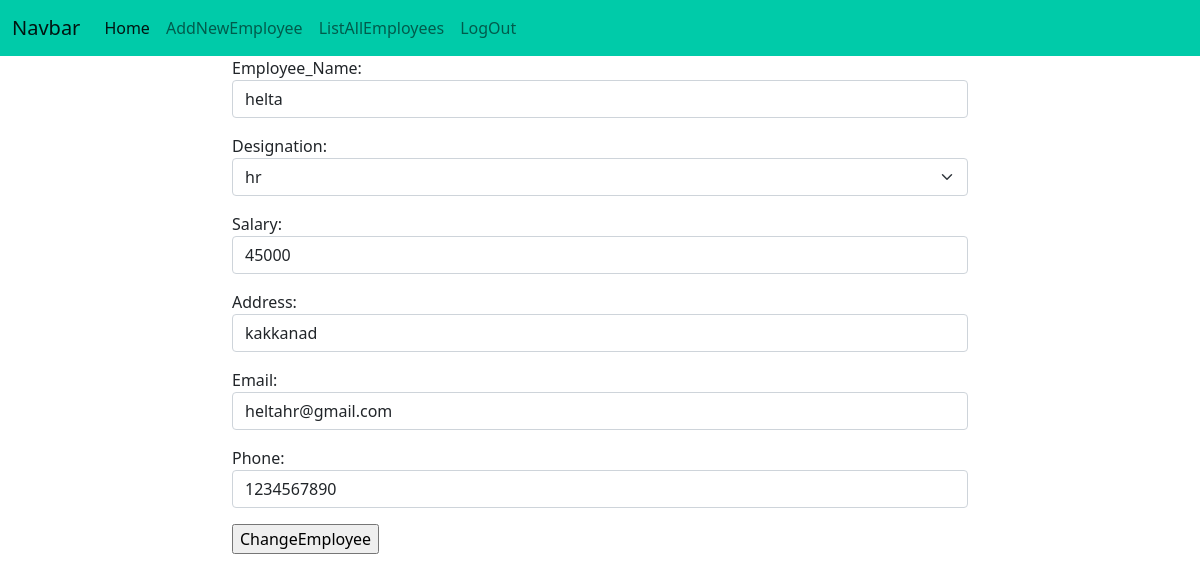
Screenshot of /employees/change/1 with the database file from the repository.
### employees/models.py (models this page shows, shortened)
class Employees(models.Model):
    emp_name=models.CharField(max_length=120)
    options=(("ceo","ceo"),
             ("admin","admin"),
             ("hr","hr"),
             ("telecaller","telecaller"),
             ("faculty","faculty"),
             ("seo","seo"))
    designation=models.CharField(max_length=120,choices=options,null=True,default="hr")
    salary=models.PositiveIntegerField()
    address=models.CharField(max_length=120)
    email=models.CharField(max_length=120,unique=True)
    phone=models.CharField(max_length=15,unique=True)
    is_active=models.BooleanField(default=True,null=True)

### employees/views.py (the view, shortened to what this page needs)
# urls.py: path("change/<int:id>",views.employee_update,name="changeemployee"),
def employee_update(request,id):
    employee=Employees.objects.get(id=id)
    form=forms.EmployeeForm(instance=employee)
    context={"form":form}
    return render(request,"change_emp.html",context)

### employees/forms.py (shortened to what this page needs)
class EmployeeForm(ModelForm):
    class Meta:
        model=Employees
        fields="__all__"
        exclude=("is_active",)
        widgets={
            "emp_name":forms.TextInput(attrs={"class":"form-control"}),
            "designation":forms.Select(attrs={"class":"form-select"}),
            "salary": forms.NumberInput(attrs={"class": "form-control"}),
            "address": forms.TextInput(attrs={"class": "form-control"}),
            "email": forms.EmailInput(attrs={"class": "form-control"}),
            "phone": forms.TextInput(attrs={"class": "form-control"}),
        }
        labels={
            "emp_name":"Employee_Name"
        }

### employees/templates/change_emp.html (shortened to what this page needs)
{%extends 'base.html'%}
{%block body_block%}
 <div class="row">
        <div class="col-2"></div>
        <div class="col-8">
            <form action="" method="post">
                {{form.as_p}}
                <input type="submit" value="ChangeEmployee">
            </form>
        </div>
        <div class="col-2"></div>
    </div>
{%endblock%}

### rows the page displays
Employees: emp_name "helta", designation "hr", salary "45000", address "kakkanad", email "heltahr@gmail.com", phone "1234567890"
